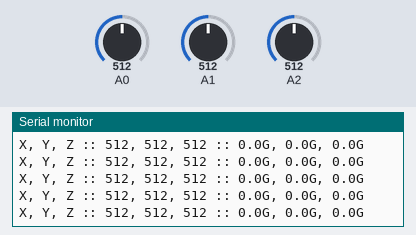
The sketch below on a simulated Arduino Uno, built with avr-gcc and run on an emulated ATmega328P. On the bench: the last lines printed to the serial monitor. The inputs (shaded band) are chosen by the test bench; at power-on: A1 = 512, A0 = 512, A2 = 512.

Above: at 7.2 s.
7.3 s: A1 set to 990
At 7.54 s:
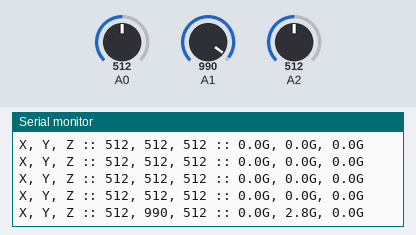
8.8 s: A1 set to 1010
At 8.98 s:
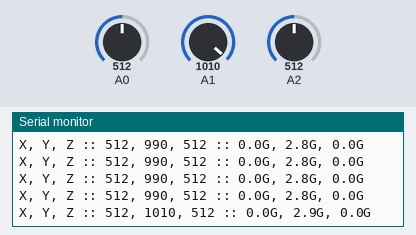
Timing chart, 0 to 11.3 s (numbered marks = the images above; inputs shaded):
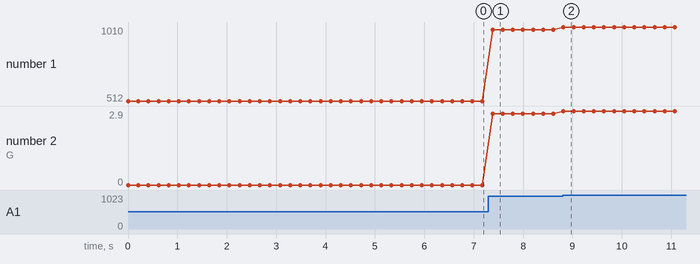

The sketch:

Accelerometer_Readings.ino
```cpp
/*
  Project: Accelerometer Readings (Analog)
  Description:
    - Reads X, Y, Z analog values from an accelerometer.
    - Scales and prints the readings as both raw values and approximate G-force.
*/

const int xInput = A0;
const int yInput = A1;
const int zInput = A2;

int RawMin = 0;
int RawMax = 1023;
const int sampleSize = 10;

void setup() {
  analogReference(EXTERNAL);  // Use external reference (if connected)
  Serial.begin(9600);
}

void loop() {
  // Read inputs for X, Y, and Z axes
  int xRaw = ReadAxis(xInput);
  int yRaw = ReadAxis(yInput);
  int zRaw = ReadAxis(zInput);

  // Scale raw values to ±3g range
  long xScaled = map(xRaw, RawMin, RawMax, -3000, 3000);
  long yScaled = map(yRaw, RawMin, RawMax, -3000, 3000);
  long zScaled = map(zRaw, RawMin, RawMax, -3000, 3000);

  // Convert to G-force (approximate)
  float xAccel = xScaled / 1000.0;
  float yAccel = yScaled / 1000.0;
  float zAccel = zScaled / 1000.0;

  // Display values on Serial Monitor
  Serial.print("X, Y, Z :: ");
  Serial.print(xRaw);
  Serial.print(", ");
  Serial.print(yRaw);
  Serial.print(", ");
  Serial.print(zRaw);
  Serial.print(" :: ");
  Serial.print(xAccel, 1);
  Serial.print("G, ");
  Serial.print(yAccel, 1);
  Serial.print("G, ");
  Serial.print(zAccel, 1);
  Serial.println("G");

  delay(200);
}

// Function to read and average multiple samples for stable output
int ReadAxis(int axisPin) {
  long total = 0;
  for (int i = 0; i < sampleSize; i++) {
    total += analogRead(axisPin);
  }
  return total / sampleSize;
}
```

Measured:
- after the input at 7.3 s, the serial monitor: prints a new line after 0.08 s (image 1)
- after the input at 8.8 s, the serial monitor: prints a new line at once (image 2)
- plotted number 1: 512 → 990 after the input at 7.3 s, 990 → 1010 after the input at 8.8 s
- plotted number 2: 0 → 2.8 after the input at 7.3 s, 2.8 → 2.9 after the input at 8.8 s
